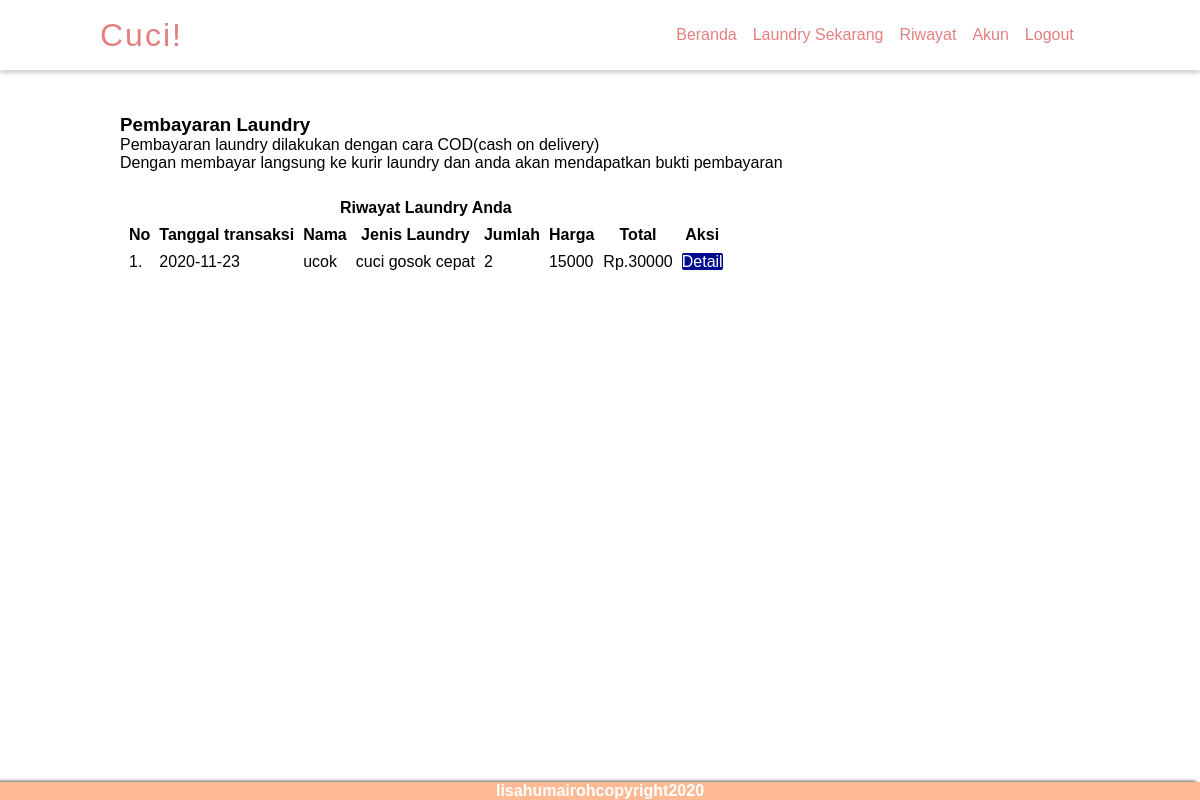
Screenshot of /user/riwayat_transaksi.php (signed in) with the database file from the repository.
### tables this page shows
CREATE TABLE `transaksi` (
  `id_transaksi` int(11) NOT NULL,
  `id_user` int(11) NOT NULL,
  `id_laundry` int(11) NOT NULL,
  `tgl_transaksi` date NOT NULL,
  `jenis_laundry` varchar(100) NOT NULL,
  `tgl_ambil` date NOT NULL,
  `waktu` varchar(50) NOT NULL,
  `jumlah` varchar(10) NOT NULL,
  `total` varchar(10) NOT NULL
);

CREATE TABLE `user` (
  `id_user` int(11) NOT NULL,
  `username` varchar(50) NOT NULL,
  `pass` varchar(8) NOT NULL,
  `nama` varchar(50) NOT NULL,
  `alamat` varchar(255) NOT NULL,
  `no_telp` varchar(20) NOT NULL,
  `email` varchar(50) NOT NULL
);

CREATE TABLE `laundry` (
  `id_laundry` int(11) NOT NULL,
  `jenis` varchar(50) NOT NULL,
  `pengerjaan` varchar(50) NOT NULL,
  `ket` varchar(50) NOT NULL,
  `harga` varchar(10) NOT NULL
);

### user/riwayat_transaksi.php (the view, shortened to what this page needs)
<?php
include '../koneksi.php';
?>
<!DOCTYPE html>
<html lang="en">
<head>
    <link rel="stylesheet" href="../css/style.css">
</head>
<body>
    <div class="container">
        <header class="header">
                <a href="#" class="logo">Cuci!</a>
            <ul>
                <li><a href="home.php">Beranda</a></li>
                <li><a href="laundry.php">Laundry Sekarang</a></li>
                <li><a href="riwayat_transaksi.php">Riwayat</a></li>
                <li><a href="akun.php">Akun</a></li>
                <li><a href="../logout.php">Logout</a></li>
            </ul>
        </header>
    <div class="content">
        <div class="#tabel">
            <br><br><br>
            <h3>Pembayaran Laundry</h3>
            <p>Pembayaran laundry dilakukan dengan cara COD(cash on delivery)</p>
            <p>Dengan membayar langsung ke kurir laundry dan anda akan mendapatkan bukti pembayaran</p>
            <br>
                <table border="0"  cellpadding="50px" cellspacing="9">
                    <tr collspan="8">
                            <th colspan="8">Riwayat Laundry Anda</th>
                    </tr>
                    <tr>
                    <th>No</th>
                    <th>Tanggal transaksi</th>
                    <th>Nama</th>
                    <th>Jenis Laundry</th>
                    <th>Jumlah</th>
                    <th>Harga</th>
                    <th>Total</th>
                    <th>Aksi</th>
                    </tr>
                    <?php
                    $i= 1;
                    $id_user = $_SESSION['id_user'];
                    $query = mysqli_query($conn, "SELECT * FROM user, transaksi, laundry WHERE user.id_user='$id_user' AND user.id_user=transaksi.id_user  AND laundry.id_laundry=transaksi.id_laundry ");
                    while ( $data = mysqli_fetch_array($query) )
                     {
                    ?>
                        <tr>
                            <td><?php echo $i++;?>.</td>
                            <td><?php echo $data['tgl_transaksi'] ?></td>
                            <td><?php echo $data['nama'] ?></td>
                            <td><?php echo $data['jenis_laundry']?></td>
                            <td><?php echo $data['jumlah'] ?></td>
                            <td><?php echo $data['harga'] ?></td>
                            <td>Rp.<?php echo $data['total'] ?></td>
                            <td><a id="btnriwayat" href="detail_transaksi.php?id_transaksi=<?php echo "$data[id_transaksi]"; ?>">Detail</a></td>
                        </tr>
                    <?php } ?>
                    </table>
                </div>
    </div>
    <div class="footer">
        <h4>lisahumairohcopyright2020</h4>
    </div>
    </div>
</body>
</html>

### css/style.css (style rules this page uses)
* { margin: 0; padding: 0; font-family: sans-serif; }
.container { height: 650px; position: relative; width: 100%; }
.container header { height: 70px; width: 100%; position: fixed; background-color: rgb(255, 255, 255); line-height: 70px; box-shadow: 0 3px 4px rgba(116, 116, 116, 0.336); }
.container header .logo { position: relative; float: left; padding-left: 100px; position: relative; color: rgb(228, 127, 127); text-decoration:none; font-size: 2em; letter-spacing: 2px; transition: 0.6px; }
.container .header ul { margin-left: 550px; position: relative; display: flex; justify-content: center; align-items: center; }
.container .header ul li { list-style: none; position: relative; }
.container .header ul li a { padding: 3px; position: relative; text-decoration: none; margin: 5px; color: rgb(228, 127, 127); }
.container .content { margin: auto; padding: 60px 0 60px 0; width: 80%; }
.container .footer { position: fixed; box-shadow: -4px 0 4px rgb(0, 0, 0); background-color: #ffb993; color: #fff; width: 100%; text-align: center; bottom: 0%; }
#tbltambah, #tblubah, #tblhapus, #tbldetail, #btnriwayat { text-decoration: none; color: #fff; border-radius: 2px; }
#tbldetail, #btnriwayat { background-color: rgb(1, 11, 143); }

### rows the page displays
transaksi: tgl_transaksi "2020-11-23", id_user.nama "ucok", jenis_laundry "cuci gosok cepat", jumlah "2", id_laundry.harga "15000", total "30000"
